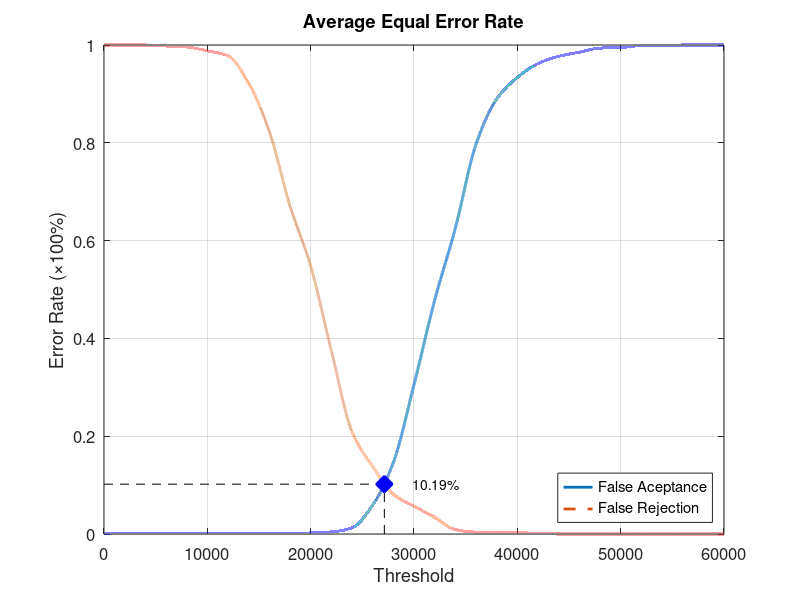
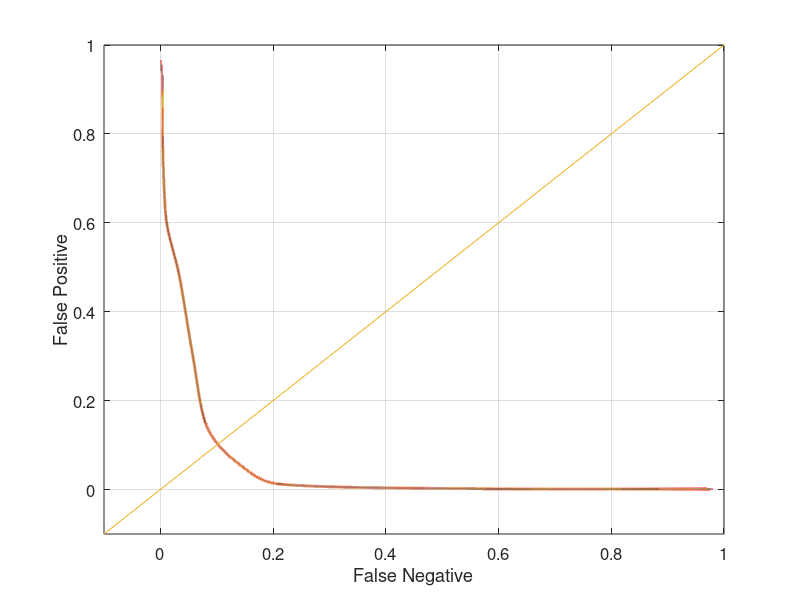

Recreate these plots in MATLAB, in order.
function yEER = Database3Average
close all;
clear;
clc;
x = 0:2000:60000;
xq = 0:0.5:60000;

y0 = [0 0.00105263 0.00105263 0.00105263 0.00105263 0.00105263 0.00105263 0.00105263 0.00105263 0.00105263 0.00210526 0.00421053 0.0126316 0.0589474 0.146316 0.305263 0.477895 0.625263 0.796842 0.889474 0.933684 0.962105 0.976842 0.985263 0.993684 0.994737 0.998947 0.998947 1 1 1];
yy0 = interp1(x, y0, xq, 'pchip');
y1 = [1 1 1 0.998 0.996 0.988 0.978 0.922 0.823 0.671 0.548 0.375 0.209 0.138 0.081 0.057 0.034 0.009 0.004 0.004 0.003 0.001 0 0 0 0 0 0 0 0 0];
yy1 = interp1(x, y1, xq, 'pchip');

% Calculating EER: 
y2 = abs(y0 - y1);
find(y2 == min(y2))
yy2 = abs(yy0 - yy1);
xEER = find(yy2 == min(yy2));
xEERIndex = xq(xEER) % X-axis EER
yEER = yy0(xEER) % Y-axis EER

main = figure
plot(xq, yy0,'-','LineWidth', 2);	hold on
plot(xq, yy1,'--','LineWidth', 2);	hold on
plot([xEERIndex xEERIndex], [0 yEER], 'k--');	hold on
plot([0 xEERIndex], [yEER yEER], 'k--');	hold on
plot(xEERIndex, yEER, 'bx', 'LineWidth', 10);	hold on
text(xEERIndex + 10 * xEERIndex / 100, yEER, [num2str(round((10000 * yEER)) / 100) '%'])
legend('False Aceptance', 'False Rejection', 'Location', 'SouthEast')
xlabel('Threshold')
ylabel('Error Rate (\times100%)')
title('Average Equal Error Rate')
set(gca, 'FontSize', 12)
axis([0 60000 0 1])
grid on

print(main, 'Database3AverageMain', '-dpng');
FNRxFPR = figure('Color', [1 1 1]);
plot(yy1, yy0, '-', yy1, yy0, 'LineWidth', 2);
hold on
y = -0.1:0.1:1
plot(y, y); 
set(gca, 'FontSize', 12)
xlabel('False Negative')
ylabel('False Positive')
axis([-0.1 1 -0.1 1])
set(gca, 'FontSize', 12)
grid on

print(FNRxFPR, 'Database3AverageFNRxFPR','-dpng');
end
